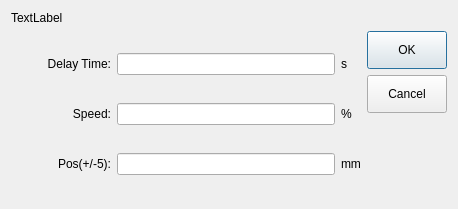
<?xml version="1.0" encoding="UTF-8"?>
<ui version="4.0">
 <class>ICAutoRunRevise</class>
 <widget class="QDialog" name="ICAutoRunRevise">
  <property name="geometry">
   <rect>
    <x>0</x>
    <y>0</y>
    <width>458</width>
    <height>209</height>
   </rect>
  </property>
  <property name="sizePolicy">
   <sizepolicy hsizetype="Fixed" vsizetype="Fixed">
    <horstretch>0</horstretch>
    <verstretch>0</verstretch>
   </sizepolicy>
  </property>
  <property name="minimumSize">
   <size>
    <width>383</width>
    <height>209</height>
   </size>
  </property>
  <property name="windowTitle">
   <string>Dialog</string>
  </property>
  <layout class="QGridLayout" name="gridLayout_2">
   <item row="0" column="0">
    <widget class="QLabel" name="currentMoldItemLabel">
     <property name="text">
      <string>TextLabel</string>
     </property>
    </widget>
   </item>
   <item row="1" column="0">
    <layout class="QHBoxLayout" name="horizontalLayout">
     <item>
      <layout class="QGridLayout" name="gridLayout">
       <item row="0" column="0">
        <widget class="QLabel" name="label">
         <property name="minimumSize">
          <size>
           <width>80</width>
           <height>0</height>
          </size>
         </property>
         <property name="text">
          <string>Delay Time:</string>
         </property>
         <property name="alignment">
          <set>Qt::AlignRight|Qt::AlignTrailing|Qt::AlignVCenter</set>
         </property>
        </widget>
       </item>
       <item row="0" column="1">
        <widget class="ICLineEditWithVirtualNumericKeypad" name="delayEdit"/>
       </item>
       <item row="1" column="0">
        <widget class="QLabel" name="speedLabel">
         <property name="minimumSize">
          <size>
           <width>80</width>
           <height>0</height>
          </size>
         </property>
         <property name="text">
          <string>Speed:</string>
         </property>
         <property name="alignment">
          <set>Qt::AlignRight|Qt::AlignTrailing|Qt::AlignVCenter</set>
         </property>
        </widget>
       </item>
       <item row="1" column="1">
        <widget class="ICLineEditWithVirtualNumericKeypad" name="speedEdit"/>
       </item>
       <item row="2" column="0">
        <widget class="QLabel" name="positionLabel">
         <property name="minimumSize">
          <size>
           <width>100</width>
           <height>0</height>
          </size>
         </property>
         <property name="text">
          <string>Pos(+/-5):</string>
         </property>
         <property name="alignment">
          <set>Qt::AlignRight|Qt::AlignTrailing|Qt::AlignVCenter</set>
         </property>
        </widget>
       </item>
       <item row="2" column="1">
        <widget class="ICIncrementalLineEdit" name="posEdit"/>
       </item>
       <item row="0" column="2">
        <widget class="QLabel" name="sLabel">
         <property name="text">
          <string>s</string>
         </property>
        </widget>
       </item>
       <item row="1" column="2">
        <widget class="QLabel" name="precentLabel">
         <property name="text">
          <string>%</string>
         </property>
        </widget>
       </item>
       <item row="2" column="2">
        <widget class="QLabel" name="mmLabel">
         <property name="text">
          <string>mm</string>
         </property>
        </widget>
       </item>
      </layout>
     </item>
     <item>
      <widget class="QDialogButtonBox" name="buttonBox">
       <property name="styleSheet">
        <string notr="true">height:30px ;</string>
       </property>
       <property name="orientation">
        <enum>Qt::Vertical</enum>
       </property>
       <property name="standardButtons">
        <set>QDialogButtonBox::Cancel|QDialogButtonBox::Ok</set>
       </property>
      </widget>
     </item>
    </layout>
   </item>
  </layout>
 </widget>
 <customwidgets>
  <customwidget>
   <class>ICLineEditWithVirtualNumericKeypad</class>
   <extends>QLineEdit</extends>
   <header>iclineeditwithvirtualnumerickeypad.h</header>
  </customwidget>
  <customwidget>
   <class>ICIncrementalLineEdit</class>
   <extends>QLineEdit</extends>
   <header>iclineeditwithvirtualnumerickeypad.h</header>
  </customwidget>
 </customwidgets>
 <resources/>
 <connections>
  <connection>
   <sender>buttonBox</sender>
   <signal>accepted()</signal>
   <receiver>ICAutoRunRevise</receiver>
   <slot>accept()</slot>
   <hints>
    <hint type="sourcelabel">
     <x>402</x>
     <y>199</y>
    </hint>
    <hint type="destinationlabel">
     <x>157</x>
     <y>209</y>
    </hint>
   </hints>
  </connection>
  <connection>
   <sender>buttonBox</sender>
   <signal>rejected()</signal>
   <receiver>ICAutoRunRevise</receiver>
   <slot>reject()</slot>
   <hints>
    <hint type="sourcelabel">
     <x>402</x>
     <y>199</y>
    </hint>
    <hint type="destinationlabel">
     <x>286</x>
     <y>209</y>
    </hint>
   </hints>
  </connection>
 </connections>
</ui>
